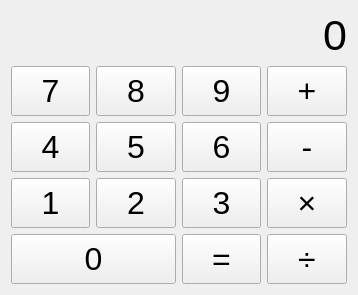
<?xml version="1.0" encoding="UTF-8"?>
<ui version="4.0">
 <class>calc::QtDesignerCalculator</class>
 <widget class="QWidget" name="calc::QtDesignerCalculator">
  <property name="geometry">
   <rect>
    <x>0</x>
    <y>0</y>
    <width>358</width>
    <height>292</height>
   </rect>
  </property>
  <property name="sizePolicy">
   <sizepolicy hsizetype="MinimumExpanding" vsizetype="MinimumExpanding">
    <horstretch>0</horstretch>
    <verstretch>0</verstretch>
   </sizepolicy>
  </property>
  <property name="windowTitle">
   <string>Qt Designer Calculator</string>
  </property>
  <layout class="QGridLayout" name="gridLayout_2">
   <item row="0" column="0">
    <layout class="QGridLayout" name="gridLayout">
     <item row="2" column="0">
      <widget class="QPushButton" name="digitButton4">
       <property name="sizePolicy">
        <sizepolicy hsizetype="MinimumExpanding" vsizetype="MinimumExpanding">
         <horstretch>0</horstretch>
         <verstretch>0</verstretch>
        </sizepolicy>
       </property>
       <property name="minimumSize">
        <size>
         <width>50</width>
         <height>50</height>
        </size>
       </property>
       <property name="font">
        <font>
         <pointsize>24</pointsize>
        </font>
       </property>
       <property name="text">
        <string>4</string>
       </property>
      </widget>
     </item>
     <item row="1" column="0">
      <widget class="QPushButton" name="digitButton7">
       <property name="sizePolicy">
        <sizepolicy hsizetype="MinimumExpanding" vsizetype="MinimumExpanding">
         <horstretch>0</horstretch>
         <verstretch>0</verstretch>
        </sizepolicy>
       </property>
       <property name="minimumSize">
        <size>
         <width>50</width>
         <height>50</height>
        </size>
       </property>
       <property name="font">
        <font>
         <pointsize>24</pointsize>
        </font>
       </property>
       <property name="text">
        <string>7</string>
       </property>
      </widget>
     </item>
     <item row="1" column="1">
      <widget class="QPushButton" name="digitButton8">
       <property name="sizePolicy">
        <sizepolicy hsizetype="MinimumExpanding" vsizetype="MinimumExpanding">
         <horstretch>0</horstretch>
         <verstretch>0</verstretch>
        </sizepolicy>
       </property>
       <property name="minimumSize">
        <size>
         <width>50</width>
         <height>50</height>
        </size>
       </property>
       <property name="font">
        <font>
         <pointsize>24</pointsize>
        </font>
       </property>
       <property name="text">
        <string>8</string>
       </property>
      </widget>
     </item>
     <item row="1" column="2">
      <widget class="QPushButton" name="digitButton9">
       <property name="sizePolicy">
        <sizepolicy hsizetype="MinimumExpanding" vsizetype="MinimumExpanding">
         <horstretch>0</horstretch>
         <verstretch>0</verstretch>
        </sizepolicy>
       </property>
       <property name="minimumSize">
        <size>
         <width>50</width>
         <height>50</height>
        </size>
       </property>
       <property name="font">
        <font>
         <pointsize>24</pointsize>
        </font>
       </property>
       <property name="text">
        <string>9</string>
       </property>
      </widget>
     </item>
     <item row="4" column="0" colspan="2">
      <widget class="QPushButton" name="digitButton0">
       <property name="sizePolicy">
        <sizepolicy hsizetype="MinimumExpanding" vsizetype="MinimumExpanding">
         <horstretch>0</horstretch>
         <verstretch>0</verstretch>
        </sizepolicy>
       </property>
       <property name="minimumSize">
        <size>
         <width>50</width>
         <height>50</height>
        </size>
       </property>
       <property name="font">
        <font>
         <pointsize>24</pointsize>
        </font>
       </property>
       <property name="text">
        <string>0</string>
       </property>
      </widget>
     </item>
     <item row="3" column="2">
      <widget class="QPushButton" name="digitButton3">
       <property name="sizePolicy">
        <sizepolicy hsizetype="MinimumExpanding" vsizetype="MinimumExpanding">
         <horstretch>0</horstretch>
         <verstretch>0</verstretch>
        </sizepolicy>
       </property>
       <property name="minimumSize">
        <size>
         <width>50</width>
         <height>50</height>
        </size>
       </property>
       <property name="font">
        <font>
         <pointsize>24</pointsize>
        </font>
       </property>
       <property name="text">
        <string>3</string>
       </property>
      </widget>
     </item>
     <item row="2" column="1">
      <widget class="QPushButton" name="digitButton5">
       <property name="sizePolicy">
        <sizepolicy hsizetype="MinimumExpanding" vsizetype="MinimumExpanding">
         <horstretch>0</horstretch>
         <verstretch>0</verstretch>
        </sizepolicy>
       </property>
       <property name="minimumSize">
        <size>
         <width>50</width>
         <height>50</height>
        </size>
       </property>
       <property name="font">
        <font>
         <pointsize>24</pointsize>
        </font>
       </property>
       <property name="text">
        <string>5</string>
       </property>
      </widget>
     </item>
     <item row="3" column="1">
      <widget class="QPushButton" name="digitButton2">
       <property name="sizePolicy">
        <sizepolicy hsizetype="MinimumExpanding" vsizetype="MinimumExpanding">
         <horstretch>0</horstretch>
         <verstretch>0</verstretch>
        </sizepolicy>
       </property>
       <property name="minimumSize">
        <size>
         <width>50</width>
         <height>50</height>
        </size>
       </property>
       <property name="font">
        <font>
         <pointsize>24</pointsize>
        </font>
       </property>
       <property name="text">
        <string>2</string>
       </property>
      </widget>
     </item>
     <item row="2" column="2">
      <widget class="QPushButton" name="digitButton6">
       <property name="sizePolicy">
        <sizepolicy hsizetype="MinimumExpanding" vsizetype="MinimumExpanding">
         <horstretch>0</horstretch>
         <verstretch>0</verstretch>
        </sizepolicy>
       </property>
       <property name="minimumSize">
        <size>
         <width>50</width>
         <height>50</height>
        </size>
       </property>
       <property name="font">
        <font>
         <pointsize>24</pointsize>
        </font>
       </property>
       <property name="text">
        <string>6</string>
       </property>
      </widget>
     </item>
     <item row="3" column="0">
      <widget class="QPushButton" name="digitButton1">
       <property name="sizePolicy">
        <sizepolicy hsizetype="MinimumExpanding" vsizetype="MinimumExpanding">
         <horstretch>0</horstretch>
         <verstretch>0</verstretch>
        </sizepolicy>
       </property>
       <property name="minimumSize">
        <size>
         <width>50</width>
         <height>50</height>
        </size>
       </property>
       <property name="font">
        <font>
         <pointsize>24</pointsize>
        </font>
       </property>
       <property name="text">
        <string>1</string>
       </property>
      </widget>
     </item>
     <item row="1" column="3">
      <widget class="QPushButton" name="addButton">
       <property name="sizePolicy">
        <sizepolicy hsizetype="MinimumExpanding" vsizetype="Expanding">
         <horstretch>0</horstretch>
         <verstretch>0</verstretch>
        </sizepolicy>
       </property>
       <property name="minimumSize">
        <size>
         <width>50</width>
         <height>50</height>
        </size>
       </property>
       <property name="font">
        <font>
         <pointsize>24</pointsize>
        </font>
       </property>
       <property name="text">
        <string>+</string>
       </property>
      </widget>
     </item>
     <item row="2" column="3">
      <widget class="QPushButton" name="subButton">
       <property name="sizePolicy">
        <sizepolicy hsizetype="MinimumExpanding" vsizetype="Expanding">
         <horstretch>0</horstretch>
         <verstretch>0</verstretch>
        </sizepolicy>
       </property>
       <property name="minimumSize">
        <size>
         <width>50</width>
         <height>50</height>
        </size>
       </property>
       <property name="font">
        <font>
         <pointsize>24</pointsize>
        </font>
       </property>
       <property name="text">
        <string>-</string>
       </property>
      </widget>
     </item>
     <item row="3" column="3">
      <widget class="QPushButton" name="mulButton">
       <property name="sizePolicy">
        <sizepolicy hsizetype="MinimumExpanding" vsizetype="Expanding">
         <horstretch>0</horstretch>
         <verstretch>0</verstretch>
        </sizepolicy>
       </property>
       <property name="minimumSize">
        <size>
         <width>50</width>
         <height>50</height>
        </size>
       </property>
       <property name="font">
        <font>
         <pointsize>24</pointsize>
        </font>
       </property>
       <property name="text">
        <string>×</string>
       </property>
      </widget>
     </item>
     <item row="4" column="3">
      <widget class="QPushButton" name="divButton">
       <property name="sizePolicy">
        <sizepolicy hsizetype="MinimumExpanding" vsizetype="Expanding">
         <horstretch>0</horstretch>
         <verstretch>0</verstretch>
        </sizepolicy>
       </property>
       <property name="minimumSize">
        <size>
         <width>50</width>
         <height>50</height>
        </size>
       </property>
       <property name="font">
        <font>
         <pointsize>24</pointsize>
        </font>
       </property>
       <property name="text">
        <string>÷</string>
       </property>
      </widget>
     </item>
     <item row="4" column="2">
      <widget class="QPushButton" name="eqButton">
       <property name="sizePolicy">
        <sizepolicy hsizetype="MinimumExpanding" vsizetype="Expanding">
         <horstretch>0</horstretch>
         <verstretch>0</verstretch>
        </sizepolicy>
       </property>
       <property name="minimumSize">
        <size>
         <width>50</width>
         <height>50</height>
        </size>
       </property>
       <property name="font">
        <font>
         <pointsize>24</pointsize>
        </font>
       </property>
       <property name="text">
        <string>=</string>
       </property>
      </widget>
     </item>
     <item row="0" column="0" colspan="4">
      <widget class="QLabel" name="displayLabel">
       <property name="font">
        <font>
         <pointsize>32</pointsize>
        </font>
       </property>
       <property name="text">
        <string>0</string>
       </property>
       <property name="alignment">
        <set>Qt::AlignRight|Qt::AlignTrailing|Qt::AlignVCenter</set>
       </property>
      </widget>
     </item>
    </layout>
   </item>
  </layout>
 </widget>
 <resources/>
 <connections/>
</ui>
